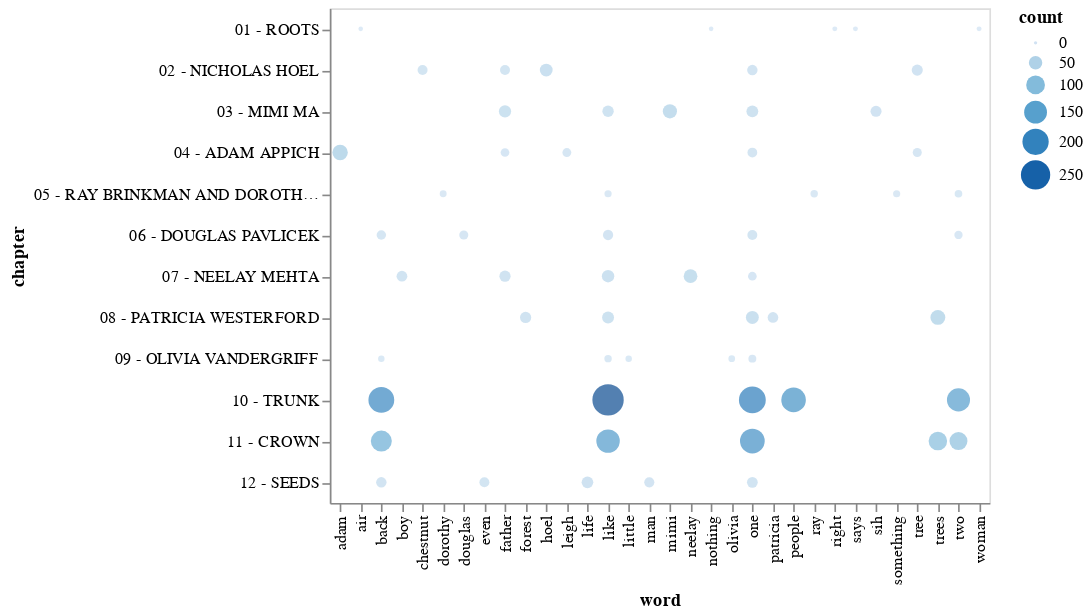

The cell this chart's notebook holds for it:
### Code cell
chart = alt.Chart(data, background='white').mark_circle().encode(
    x='word',
    y='chapter',
    size='count',
    color='count',
    tooltip=['word', 'chapter', 'count'],
).interactive()

chart

### Figure 1 — Vega-Lite specification as saved in the notebook (floating-point values rounded to 4 significant figures)
{"$schema": "https://vega.github.io/schema/vega-lite/v3.3.0.json", "background": "white", "config": {"mark": {"tooltip": null}, "view": {"height": 300, "width": 400}}, "data": {"name": "data-e36115204587b3f35f50ca82ea30e984"}, "datasets": {"data-e36115204587b3f35f50ca82ea30e984": [{"chapter": "01 - ROOTS", "count": 4, "word": "woman"}, {"chapter": "01 - ROOTS", "count": 4, "word": "says"}, {"chapter": "01 - ROOTS", "count": 4, "word": "right"}, {"chapter": "01 - ROOTS", "count": 3, "word": "nothing"}, {"chapter": "01 - ROOTS", "count": 3, "word": "air"}, {"chapter": "02 - NICHOLAS HOEL", "count": 45, "word": "hoel"}, {"chapter": "02 - NICHOLAS HOEL", "count": 33, "word": "tree"}, {"chapter": "02 - NICHOLAS HOEL", "count": 29, "word": "one"}, {"chapter": "02 - NICHOLAS HOEL", "count": 26, "word": "chestnut"}, {"chapter": "02 - NICHOLAS HOEL", "count": 26, "word": "father"}, {"chapter": "03 - MIMI MA", "count": 56, "word": "mimi"}, {"chapter": "03 - MIMI MA", "count": 41, "word": "father"}, {"chapter": "03 - MIMI MA", "count": 38, "word": "one"}, {"chapter": "03 - MIMI MA", "count": 35, "word": "like"}, {"chapter": "03 - MIMI MA", "count": 33, "word": "sih"}, {"chapter": "04 - ADAM APPICH", "count": 67, "word": "adam"}, {"chapter": "04 - ADAM APPICH", "count": 25, "word": "one"}, {"chapter": "04 - ADAM APPICH", "count": 21, "word": "tree"}, {"chapter": "04 - ADAM APPICH", "count": 20, "word": "leigh"}, {"chapter": "04 - ADAM APPICH", "count": 19, "word": "father"}, {"chapter": "05 - RAY BRINKMAN AND DOROTHY CAZALY", "count": 14, "word": "two"}, {"chapter": "05 - RAY BRINKMAN AND DOROTHY CAZALY", "count": 13, "word": "ray"}, {"chapter": "05 - RAY BRINKMAN AND DOROTHY CAZALY", "count": 12, "word": "like"}, {"chapter": "05 - RAY BRINKMAN AND DOROTHY CAZALY", "count": 12, "word": "something"}, {"chapter": "05 - RAY BRINKMAN AND DOROTHY CAZALY", "count": 11, "word": "dorothy"}, {"chapter": "06 - DOUGLAS PAVLICEK", "count": 28, "word": "like"}, {"chapter": "06 - DOUGLAS PAVLICEK", "count": 26, "word": "one"}, {"chapter": "06 - DOUGLAS PAVLICEK", "count": 23, "word": "back"}, {"chapter": "06 - DOUGLAS PAVLICEK", "count": 21, "word": "douglas"}, {"chapter": "06 - DOUGLAS PAVLICEK", "count": 17, "word": "two"}, {"chapter": "07 - NEELAY MEHTA", "count": 52, "word": "neelay"}, {"chapter": "07 - NEELAY MEHTA", "count": 42, "word": "like"}, {"chapter": "07 - NEELAY MEHTA", "count": 34, "word": "father"}, {"chapter": "07 - NEELAY MEHTA", "count": 31, "word": "boy"}, {"chapter": "07 - NEELAY MEHTA", "count": 19, "word": "one"}, {"chapter": "08 - PATRICIA WESTERFORD", "count": 62, "word": "trees"}, {"chapter": "08 - PATRICIA WESTERFORD", "count": 46, "word": "one"}, {"chapter": "08 - PATRICIA WESTERFORD", "count": 39, "word": "like"}, {"chapter": "08 - PATRICIA WESTERFORD", "count": 34, "word": "forest"}, {"chapter": "08 - PATRICIA WESTERFORD", "count": 30, "word": "patricia"}, {"chapter": "09 - OLIVIA VANDERGRIFF", "count": 15, "word": "one"}, {"chapter": "09 - OLIVIA VANDERGRIFF", "count": 13, "word": "like"}, {"chapter": "09 - OLIVIA VANDERGRIFF", "count": 10, "word": "olivia"}, {"chapter": "09 - OLIVIA VANDERGRIFF", "count": 9, "word": "back"}, {"chapter": "09 - OLIVIA VANDERGRIFF", "count": 9, "word": "little"}, {"chapter": "10 - TRUNK", "count": 286, "word": "like"}, {"chapter": "10 - TRUNK", "count": 209, "word": "one"}, {"chapter": "10 - TRUNK", "count": 193, "word": "back"}, {"chapter": "10 - TRUNK", "count": 175, "word": "people"}, {"chapter": "10 - TRUNK", "count": 154, "word": "two"}, {"chapter": "11 - CROWN", "count": 177, "word": "one"}, {"chapter": "11 - CROWN", "count": 159, "word": "like"}, {"chapter": "11 - CROWN", "count": 127, "word": "back"}, {"chapter": "11 - CROWN", "count": 98, "word": "trees"}, {"chapter": "11 - CROWN", "count": 92, "word": "two"}, {"chapter": "12 - SEEDS", "count": 37, "word": "life"}, {"chapter": "12 - SEEDS", "count": 31, "word": "one"}, {"chapter": "12 - SEEDS", "count": 29, "word": "back"}, {"chapter": "12 - SEEDS", "count": 27, "word": "man"}, {"chapter": "12 - SEEDS", "count": 26, "word": "even"}]}, "encoding": {"color": {"field": "count", "type": "quantitative"}, "size": {"field": "count", "type": "quantitative"}, "tooltip": [{"field": "word", "type": "nominal"}, {"field": "chapter", "type": "nominal"}, {"field": "count", "type": "quantitative"}], "x": {"field": "word", "type": "nominal"}, "y": {"field": "chapter", "type": "nominal"}}, "mark": "circle", "selection": {"selector016": {"bind": "scales", "encodings": ["x", "y"], "mark": {"fill": "#333", "fillOpacity": 0.125, "stroke": "white"}, "on": "[mousedown, window:mouseup] > window:mousemove!", "resolve": "global", "translate": "[mousedown, window:mouseup] > window:mousemove!", "type": "interval", "zoom": "wheel!"}}}
